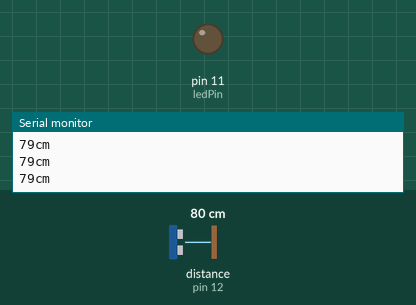
Recording of a sketch running on a simulated Arduino Uno, built with avr-gcc and run on an emulated ATmega328P. Parts: output pins drawn as LEDs (lit = HIGH), the last lines printed to the serial monitor. Wiring (inferred from the names in the program): ultrasonic range finder: trigger pin 13; echo pin 12. Inputs (shaded band) come from the test bench; at power-on: distance to the obstacle (sensor on pin 12) 80 cm. The echo pulse lasts 58.3 µs per cm; pins used as bus, display or sensor lines are not drawn.

Above: at 1.3 s.
1.4 s: distance to the obstacle (sensor on pin 12) set to 12 cm
2.9 s: distance to the obstacle (sensor on pin 12) set to 9 cm
At 4.2 s:
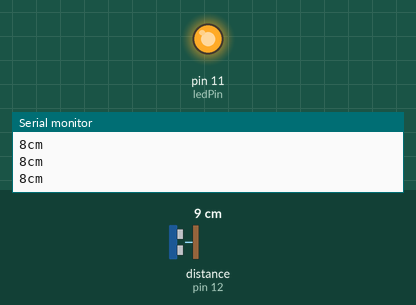
4.5 s: distance to the obstacle (sensor on pin 12) set to 18 cm
At 5.7 s:
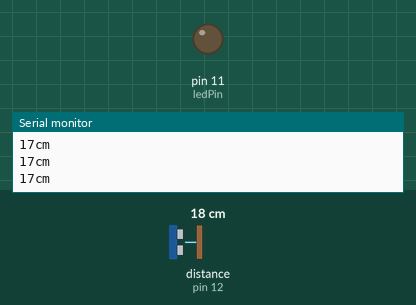
6.0 s: distance to the obstacle (sensor on pin 12) set to 2 cm
At 7.0 s:
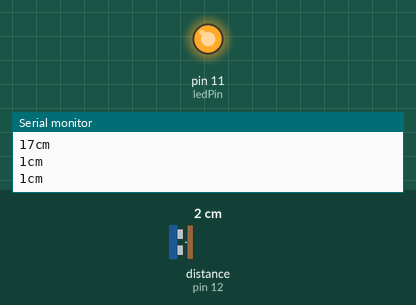
Timing chart, 0 to 8.5 s (numbered marks = the images above; inputs shaded):
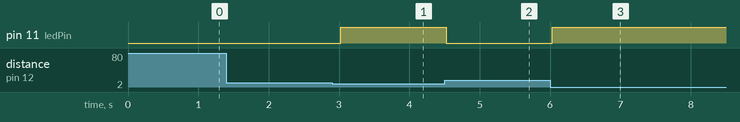

The sketch:

analog_and_digital_sensors.ino
```cpp
const int trigPin = 13;
const int echoPin = 12;
const int ledPin = 11;

void setup()

{
  Serial.begin (9600);
  pinMode(trigPin, OUTPUT);
  pinMode(echoPin, INPUT);
  pinMode(ledPin, OUTPUT);
}

void loop()

{
  long duration, distance;
  digitalWrite(trigPin, LOW);
  delayMicroseconds(2);
  digitalWrite(trigPin, HIGH);
  delayMicroseconds(10);
  digitalWrite(trigPin, LOW);
  duration = pulseIn(echoPin, HIGH);
  distance = (duration / 2) / 29.1;
  if (distance < 10)
  {
    digitalWrite(ledPin, HIGH);
  }

  else {
    digitalWrite(ledPin, LOW);
  }

  Serial.print(distance);
  Serial.println("cm");
  delay(500);
}
```

Measured:
- the behaviour switches between 11 and 10 cm on distance to the obstacle (sensor on pin 12) (found by bisection; images 0 and 1)
- after the input at 2.9 s, pin 11 (ledPin): LOW → HIGH after 0.12 s
- after the input at 4.5 s, pin 11 (ledPin): HIGH → LOW at once
- after the input at 6.0 s, pin 11 (ledPin): LOW → HIGH at once
